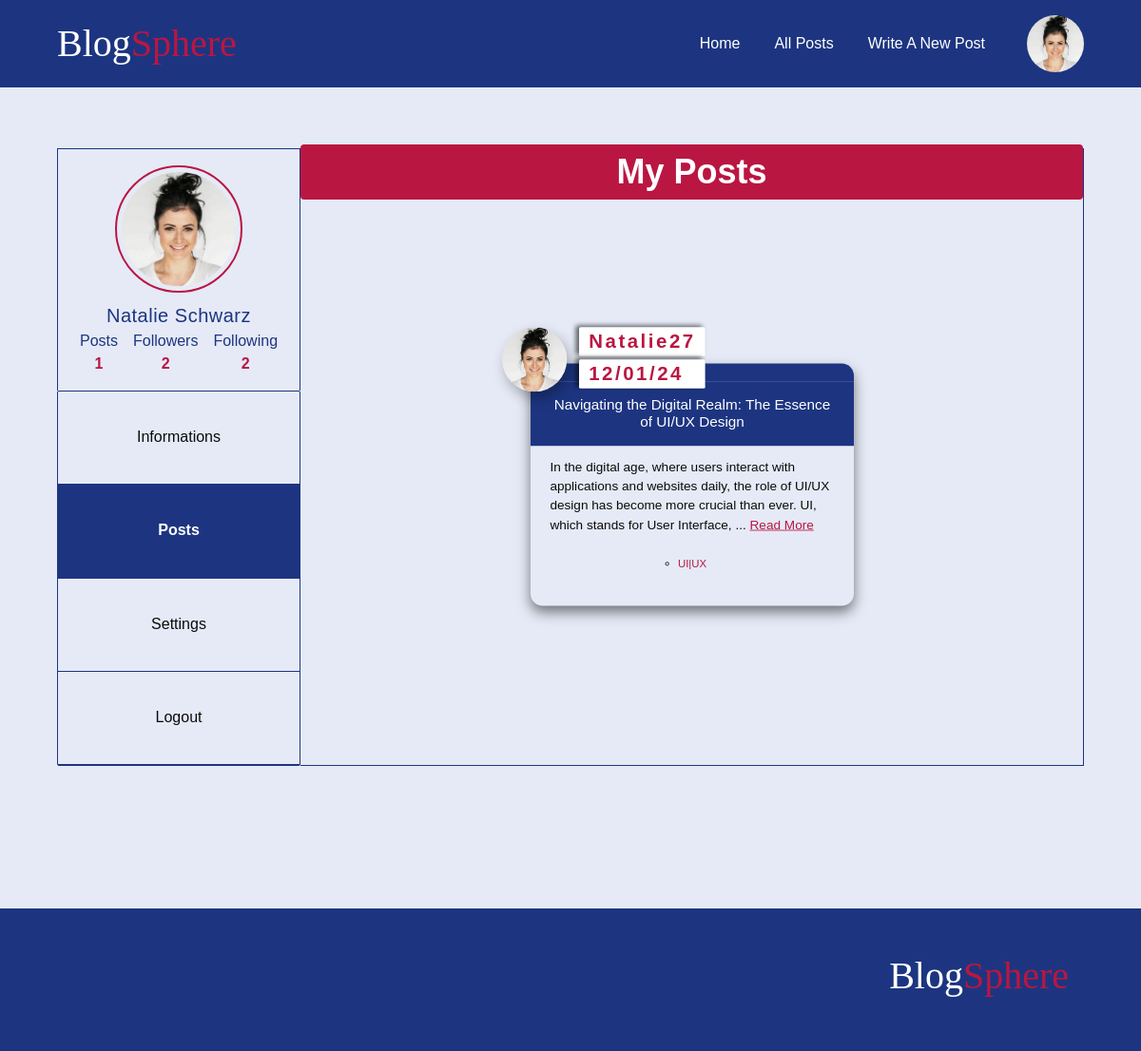
The page /account/MyProfile/?tab=posts (signed in) on the database as committed earlier.
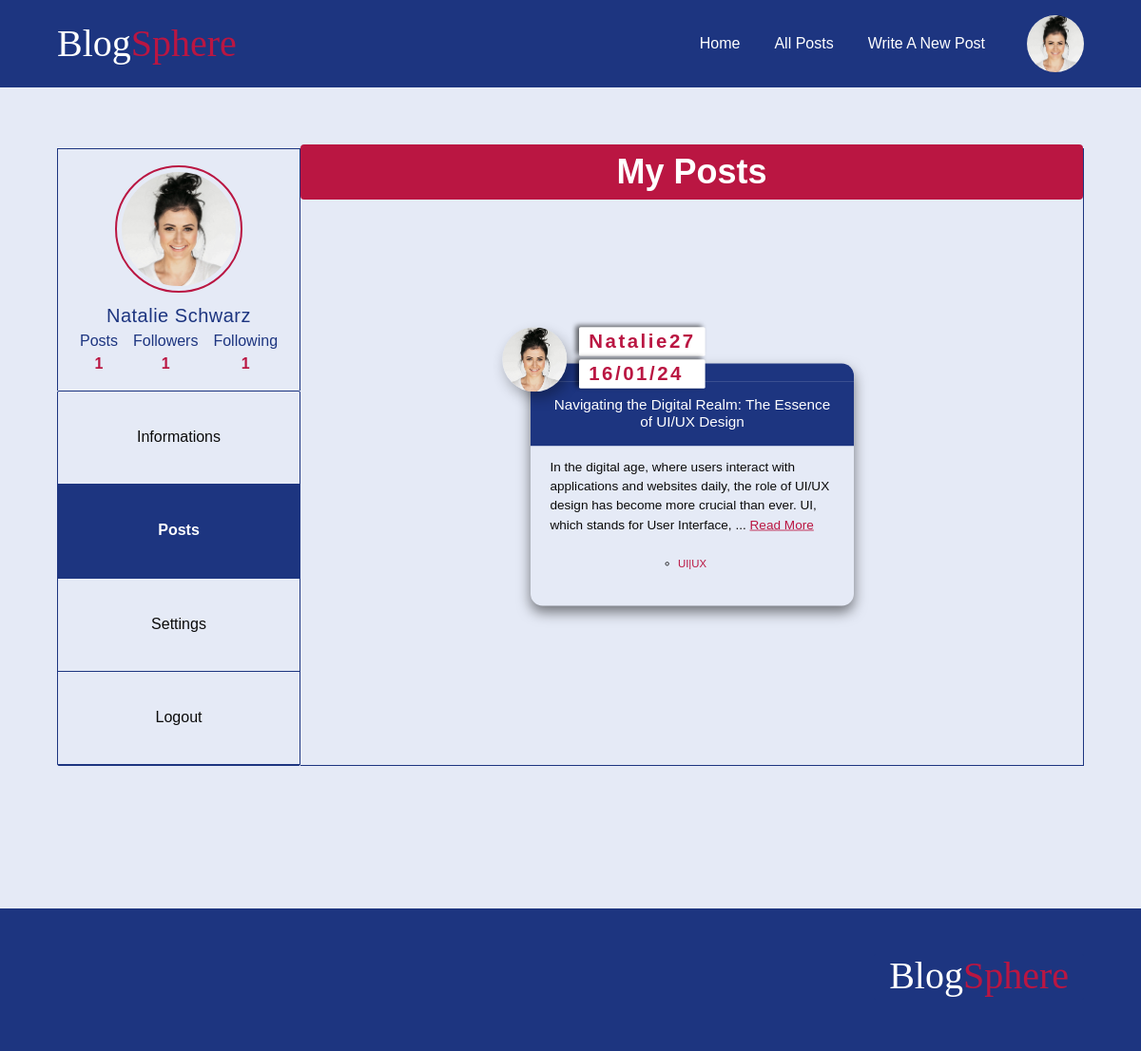
The same page on the database as committed later.
### blog/models.py (models this page shows, shortened)
class Navigation(models.Model):
    text= models.CharField(max_length=100)
    destination= models.CharField(max_length=100)

class Post(models.Model):
    title = models.CharField(max_length=100)
    author = models.ForeignKey(User,  on_delete=models.CASCADE)
    body = models.TextField()
    created_at = models.DateField(auto_now=True)
    tags = models.ManyToManyField(Tag)
    slug = models.SlugField(unique=True, editable= False, blank= True, db_index=True, default='')
    comments = models.ManyToManyField('Comment')
    class Meta:
        ordering = ['-created_at']

class Tag(models.Model):
    name = models.CharField(max_length=100)
    def __str__(self):
        return f'{self.name}'

### accounts/models.py (models this page shows, shortened)
class Profile(models.Model):
    MALE = 'M'
    FEMALE = 'F'
    OTHER = 'O'
    GENDER_CHOICES = [
        (MALE, 'Male'),
        (FEMALE, 'Female'),
        (OTHER, 'Other'),
    ]
    user = models.OneToOneField(User, on_delete=models.CASCADE)
    bio = models.TextField(blank=True,null=True,  max_length = 400)
    profile_pic = models.ImageField( blank=True, null=True)
    gender = models.CharField(null=True,  max_length=1,choices=GENDER_CHOICES, default= MALE)
    birthday = models.DateField(null=True, blank = True, default=default_date)
    job = models.CharField(blank=True, null=True,  max_length = 400)
    first_name = models.CharField(null=True, blank=True, max_length=100)
    last_name = models.CharField(null=True, blank=True, max_length=100)
    email = models.EmailField(null=True, blank=True,  max_length=254)
    full_name = models.CharField(null=True, max_length = 200, blank= True)
    country = models.CharField(null=True, blank=True, max_length=100)
    city = models.CharField(null=True, blank=True, max_length=100)
    following = models.ManyToManyField('self',symmetrical=False, blank=True)
    followers = models.ManyToManyField("self", related_name="followed_by", symmetrical=False, blank=True)
    comments = models.ManyToManyField(Comment,related_name='user_comments')

### accounts/views.py (the view)
# urls.py: path('MyProfile/', views.myProfile, name='editProfile'),
def myProfile(request):
     tab = request.GET.get('tab')
     user_profile = Profile.objects.get(user = request.user)
     user = User.objects.get(id = request.user.id)
     my_posts = Post.objects.filter(author = user)
     if request.method == "POST":
        form = UserForm(request.POST, instance=user_profile)
        if form.is_valid():
            user_profile.first_name = form.cleaned_data['first_name']
            user_profile.last_name = form.cleaned_data['last_name']
            user_profile.email = form.cleaned_data['email']
            form.save()
            messages.success(request, 'Profile updated successfully', extra_tags='update-profile')
            return redirect('home')
        else:
           return render(request, 'account/myProfile.html', {'form': form, 'tab': tab, 'my_posts': my_posts, 'user_profile': user_profile})
     else:
        form = UserForm(instance=user_profile)
     context ={
         'form': form,
         'tab': tab,
         "my_posts": my_posts,
         "user_profile": user_profile
     }
     return render(request, 'account/myProfile.html', context)

### blog/context_processors.py (called while the page is built)
def render_Nav_processor(request):
  if request.user.is_authenticated:
    navigation_links = Navigation.objects.exclude(destination = 'login')
  else:
    navigation_links = Navigation.objects.exclude(destination = 'logout').exclude(destination = 'editProfile')
  return  {
        'nav_links': navigation_links
    }

### accounts/templates/account/myProfile.html (shortened to what this page needs)
{% extends "layout.html" %}
{% load static %}
{% block style %}
<link rel="stylesheet" href="{% static 'otherUserProfile.css'%}">
<link rel="stylesheet" href="{% static 'myProfile.css'%}">
<link rel="stylesheet" href="{% static 'article.css' %}">
{% endblock style %}
{% block content %}
<section class="user-profile">
   <div class="user-settings">
<div class="user-image-container">
{% if user_profile.profile_pic  %}
<img class="user-image" src="{{user_profile.profile_pic.url}}" alt="User's profile picture">
{% else %}
<img class="no-picture" src="{% static 'images/no-profile-picture.svg' %}" alt="">
{% endif %}
{% if user_profile.first_name and user_profile.last_name %}
<span class="user-fullname">
   {{user_profile.first_name}} {{user_profile.last_name}}
  </span>
   {% else %}
   <span class="user-fullname">
   {{request.user}}
   </span>
      {% endif %}
<div>
  <div role="table" class="table">
    <div role="row" class="col">
        <div role="columnheader" class="th">Posts</div>
        <div  role="cell" class="td">{{ user_profile.user.post_set.all.count }}</div>
    </div>
    <div role="row" class="col">
        <div role="columnheader" class="th">Followers</div>
        <div  role="cell" class="td">{{ user_profile.followers.count }}</div>
    </div>
    <div role="col" class="col">
        <div role="columnheader" class="th">Following</div>
        <div  role="cell" class="td">{{user_profile.following.count}}</div>
    </div>
   </div>
  </div>
</div>
 <ul class="settings-list">
  <li><a class="{% if tab == 'informations' %} tab-active {% endif %}" href="{% url 'editProfile' %}?tab=informations">Informations</a></li>
   <li><a class="{% if tab == 'posts' %} tab-active {% endif %}" href="{% url 'editProfile' %}?tab=posts">Posts</a></li>
   <li><a class="{% if tab == 'settings' %} tab-active {% endif %}" href="{% url 'editProfile' %}?tab=settings">Settings</a></li>
   <li><a  href="{% url 'logout' %}">Logout</a></li>
 </ul>
</div>
<section class="user-information">
    {% if tab == 'posts' %}
    <h1 class="tab-heading">My Posts </h1>
      {% include "account/components/myProfile/posts.html" %}
    {% endif %}
</section>
</section>
{% endblock content %}

### templates/layout.html (shortened to what this page needs)
{% load static %}
<!DOCTYPE html>
<html lang="en">
<head>
    <link rel="stylesheet" href="{% static "global.css"%}">
    {% block style%} {% endblock %}
</head>
<body>
    {% include "./components/header.html" %}
    <main class="container main">
    {% block content %}
    {% endblock content %}
</main>
{% include "./components/footer.html" %}
</body>
</html>

### templates/components/header.html (shortened to what this page needs)
{% load static%}
{% block style %}
<link rel="stylesheet" href="{% static "header.css"%}">
<link rel="stylesheet" href="{% static "article.css"%}">
{% endblock  %}
<header class="nav-header" >
    <div class="container header">
      <div>
       <span class="logo">Blog<span class="brand-accent">Sphere
    </div><nav >
    <ul class="nav">
     {% for link in nav_links %}
       <li>
        <a href="{% url link.destination %}">{{ link.text | title }}</a>
       </li>
       {% endfor %}
       {% if request.user.profile %}
       <button id="profile-pic" >
        {% if request.user.profile.profile_pic %}
        <img class="profile-picture header-picture" src="{{ request.user.profile.profile_pic.url }}" alt="Profile Picture">
     {% endif %}
    </button>{% endif %}
    </ul>
</nav>
</div>
</header>

### accounts/templates/account/components/myProfile/posts.html
<ul class="blogs my-posts">
{% for post in my_posts %}
{% include "components/article.html" %}
{% endfor %}
</ul>

### templates/components/article.html (shortened to what this page needs)
{% load static %}
<li class="post ">
    <header class="author">
        {% if post.author != request.user %}
         <a href="{% url 'user-profile' username=post.author tab='informations' %}">
            {% else %}
            <a href="{% url 'editProfile' %}?tab=informations">
       {% endif %}
       {% if post.author.profile.profile_pic %}
       <img class="profile-picture" src="{{ post.author.profile.profile_pic.url }}" alt="Profile Picture">
{% else %}
            <img class="no-picture" src="{% static 'images/no-profile-picture.svg' %}" alt="">
            {% endif%}
        </a>
            <div class="author-post__details">
                {% if post.author == request.user  %}
                <a href="{% url 'editProfile' %}?tab=informations">
                    <span class="author-post__details-name">{{post.author.username}}</span> </a>{% endif %}
                    <span class="author-post__details-date">{{post.created_at|date:"d/m/y"}}</span></div>
                </header>
                <a href="{% url 'post' post.slug %}">
        <div class="title-container">
            <h3 class="post-title">{{ post.title }}</h3>
        </div>
        <div class="content">
            <p class="post-content">
                {{ post.body|slice:":175" }}
                {% if post.body|length > 175 %}
                ... <a class="read_more" href="{% url 'post' post.slug %}">Read More</a>
                {% endif %}
            </p>
        </a>
            <div class="row">
                <ul class="tags">
                    {% for tag in post.tags.all %}
                        <li><a href="{% url 'posts'%}?tag={{tag}}" class="tag"> {{tag}}</a></li>
                    {% endfor %}
                </ul>
            </div>
    </li>

### templates/components/footer.html (shortened to what this page needs)
{% load static %}
{% block style %}
<link rel="stylesheet" href="{% static 'footer.css'%}">
{% endblock style %}
<footer>
    <div class="container">
        <span class="brand">Blog<span class="brand-accent">Sphere
    </div>
</footer>

### static/global.css (style rules this page uses)
:root { --main-clr: #1d3580; --main-hover-clr: #2c489cd0; --main-hover-link-clr: #2c489c4d; --main-clr-light: #1d3680bd; --heading-clr: #1d3580; --heading2-clr: #fff; --accent-clr: #ba1642; --focus-clr: #e4724f13; --error-text-clr: rgb(231, 48, 16); --error-bg-clr: rgba(255, 187, 175, 0.012); --nav-text-clr: #fff; --main-text-clr: #10082e; --fs-800: 2.5rem; --fs-750: 2.25rem; --fs-700: 2rem; --fs-650: 1.75rem; --fs-600: 1.5rem; --fs-550: 1.25rem; --fs-500: 1rem; --fs-450: 0.975rem; --fs-400: 0.9375rem; --fs-350: 0.875rem; --fs-300: 0.8375rem; --heading-align: center; --gutter-y-200: 0.75rem; --gutter-y-300: 1rem; --gutter-y-400: 1.25rem; --gutter-y-600: 2rem; --gutter-y-900: 5rem; --gutter-x-600: 2rem; }
* { margin: 0; padding: 0; box-sizing: border-box; }
img, svg, picture { display: block; max-width: 100%; }
input, text, label,textarea, select, button { font-size: inherit; font-family: inherit; }
button { cursor: pointer; }
body { font-size: var(--fs-500); line-height: 1.5; font-family: 'Franklin Gothic Medium', 'Arial Narrow', Arial, sans-serif; color: var(--main-text-clr); background-color: #e5eaf6; }
h1 { text-align: var(--heading-align); color: var(--heading-clr); margin-top: var(--gutter-y-600); font-size: var(--fs-750); line-height: 1.1; margin-bottom: var(--gutter-y-300); }
.brand { background-color: var(--main-clr); color: var(--nav-text-clr); padding-inline: 1rem; padding-bottom: .2rem; font-family: serif; border-radius: 2px; }
.container { width: 100%; max-width: min(90%, 90rem); margin-inline: auto; }
main { margin-top: var(--gutter-y-600); }
a:link, a:visited { text-decoration: none; color: #0b0b0b; }
.main { min-height: 100vh; }

### static/otherUserProfile.css (style rules this page uses)
.user-profile { margin-block: 4em; display: grid; grid-template-columns: 23.5rem 1fr; gap: 3rem; align-items: start; }
.user-image-container { max-width: 350px; margin-top: var(--gutter-y-600) }
.user-image, .no-picture { max-width:350px; width:100%; outline:2px solid var(--heading-clr); outline-offset: 5px; border-radius: 10px; aspect-ratio: 1 / 1; object-fit: cover; object-position: center; margin-inline: auto; }
.user-information { display: grid; }
.user-fullname { display: block; color:var(--main-clr); font-size: var(--fs-550); text-align: center; letter-spacing: .5px; margin-top: var(--gutter-y-300); }
.row { display: flex; gap: 0; margin-bottom: 1.25em; }
h3 { text-align: center; color: var(--main-clr); font-weight: 500; font-size: 1.125rem; }
.table { display: grid; grid-template-columns: repeat(3, .1fr); text-align: center; gap: 1rem; justify-content: center; font-weight: 100; font-family: Arial, Helvetica, sans-serif; }
.th { font-size: var(--fs-500); color: var(--main-clr); }
.td { color: var(--accent-clr); font-weight: 700; }
.blogs { display: grid; grid-auto-flow: column; overflow-x: scroll; scroll-snap-align:start; padding-inline: 1.25em; scroll-snap-type: mandatory; align-items: center !important; }

### static/header.css (style rules this page uses)
.nav-header { width: 100%; background-color: var(--main-clr); padding-block: 1em; color:var(--main-text-clr); display: flex; }
#profile-pic { background: none; border:none; cursor: pointer; margin-inline-start: 1.125em; }
header { position:relative; }
.header { display: flex; justify-content: space-between; align-items: center; }
header .profile-picture, .no-picture { width: 60px; aspect-ratio: 1/1; border-radius: 50%; border: none; object-fit: cover; object-position: center; }
.logo { color: var(--nav-text-clr); font-size: var(--fs-800); font-family: serif; }
.brand-accent { color: var(--accent-clr) }
.nav { display: flex; gap: 1em; align-items: center; }
nav li { list-style: none; }
nav li a { transform-origin: center; }
nav li a:link, nav li a:visited { color: var(--nav-text-clr); }
nav ul { list-style: none; padding: 0; margin: 0; }
nav li { display: inline-block; margin: 0 10px; }
nav li a { position: relative; text-decoration: none; }
nav li a::before, nav li a::after { content: ""; position: absolute; width: 0%; height: 1px; bottom: 0; background-color: #fff; transition: width 0.3s ease-in-out; }
nav li a::before { left: 50%; transform: translateX(-50%); }
nav li a::after { right: 50%; transform: translateX(50%); }

### static/footer.css (style rules this page uses)
footer { background-color: var(--main-clr); min-height: 150px; font-size: var(--fs-800); text-align: end; }
footer .container { padding-top: 1em; }

Rows that differ between the two databases and show on the page:
computed for Profile "Natalie": followers.count "2" → "1"; following.count "2" → "1"
changed Post "Navigating the Digital Realm: The Essence of UI/UX Design": created_at "12/01/24" → "16/01/24"
